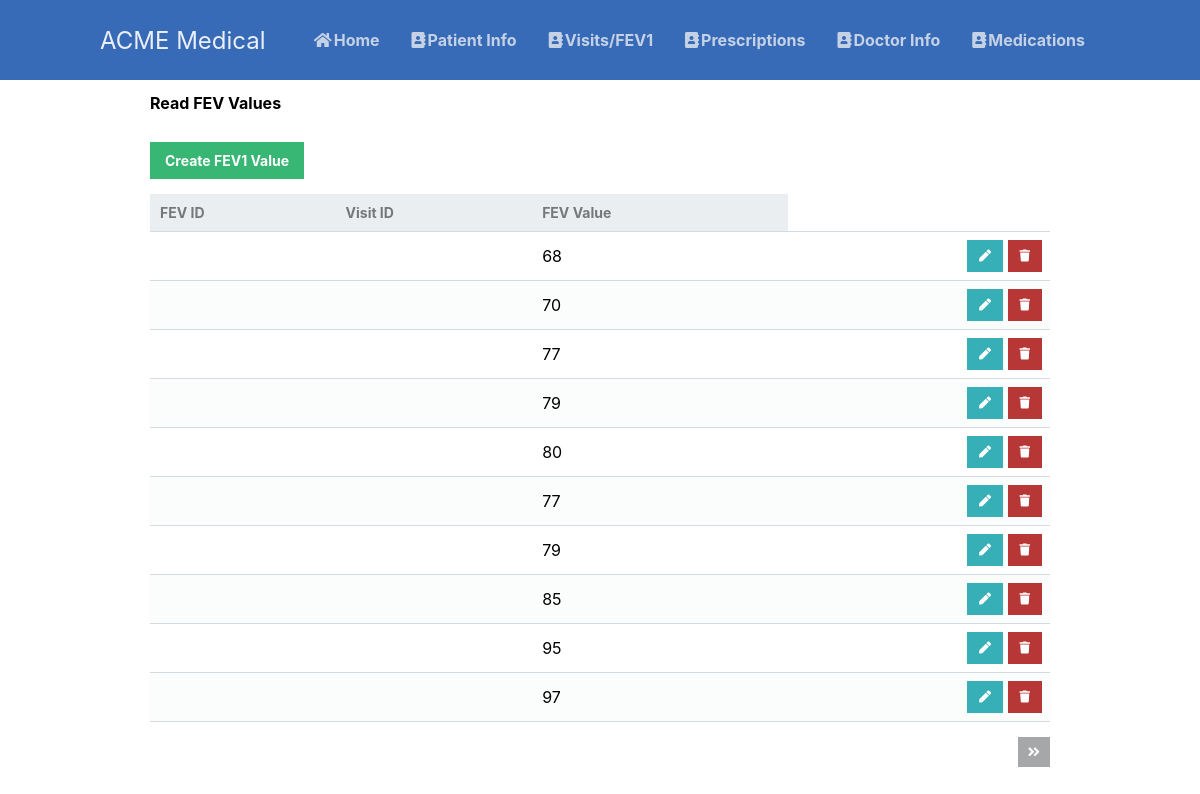
The page /scripts/fev1_table/fev1Read.php on the database as committed earlier.
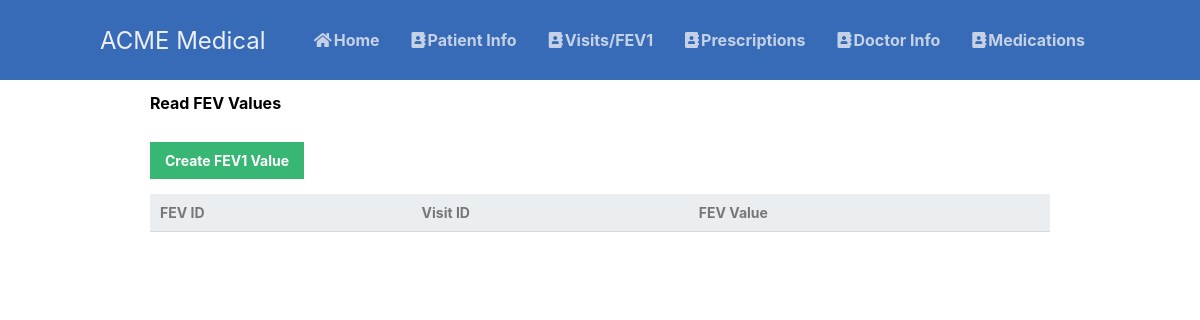
The same page on the database as committed later.
### tables this page shows
CREATE TABLE fev1_results
(fev1_id INT AUTO_INCREMENT NOT NULL,
visit_id INT NOT NULL,
fev1_value INT NOT NULL,
PRIMARY KEY (fev1_id),
FOREIGN KEY (visit_id) REFERENCES visits (visit_id) ON DELETE CASCADE);

### scripts/fev1_table/fev1Read.php (the view, shortened to what this page needs)
<?php
@include_once (APP_ROOT.APP_FOLDER_NAME . '/scripts/functions.php');
$pdo = pdo_connect_mysql();
$page = isset($_GET['page']) && is_numeric($_GET['page']) ? (int)$_GET['page'] : 1;
$records_per_page = 10;
$stmt = $pdo->prepare('SELECT * FROM fev1_results ORDER BY fev1_id LIMIT :current_page, :record_per_page');
$stmt->bindValue(':current_page', ($page-1)*$records_per_page, PDO::PARAM_INT);
$stmt->bindValue(':record_per_page', $records_per_page, PDO::PARAM_INT);
$stmt->execute();
$fev1 = $stmt->fetchAll(PDO::FETCH_ASSOC);
$num_fev1 = $pdo->query('SELECT COUNT(*) FROM fev1_results')->fetchColumn();
?>
<?=template_header('Read')?>
<div class="content read">
	<h2>Read FEV Values</h2>
	<a href="fev1Create.php" class="create-contact">Create FEV1 Value</a>
	<table>
        <thead>
            <tr>
                <td>FEV ID</td>
                <td>Visit ID</td>
                <td>FEV Value</td>
            </tr>
        </thead>
        <tbody>
            <?php foreach ($fev1 as $fev1): ?>
            <tr>
                <td><?=$fev1['fev1_id']?></td>
                <td><?=$fev1['visit_id']?></td>
                <td><?=$fev1['fev1_value']?></td>
                <td class="actions">
                    <a href="fev1Update.php?fev1_id=<?=$fev1['fev1_id']?>" class="edit"><i class="fas fa-pen fa-xs"></i></a>
                    <a href="fev1Delete.php?fev1_id=<?=$fev1['fev1_id']?>" class="trash"><i class="fas fa-trash fa-xs"></i></a>
                </td>
            </tr>
            <?php endforeach; ?>
        </tbody>
    </table>
	<div class="pagination">
		<?php if ($page*$records_per_page < $num_fev1): ?>
		<a href="fev1Read.php?page=<?=$page+1?>"><i class="fas fa-angle-double-right fa-sm"></i></a>
		<?php endif; ?>
	</div>
</div>
<?=template_footer()?>

Rows that differ between the two databases and show on the page:
removed fev1_results: fev1_value "68"
removed fev1_results: fev1_value "70"
removed fev1_results: fev1_value "77"
removed fev1_results: fev1_value "79"
removed fev1_results: fev1_value "80"
removed fev1_results: fev1_value "77"
removed fev1_results: fev1_value "79"
removed fev1_results: fev1_value "85"
removed fev1_results: fev1_value "95"
removed fev1_results: fev1_value "97"
